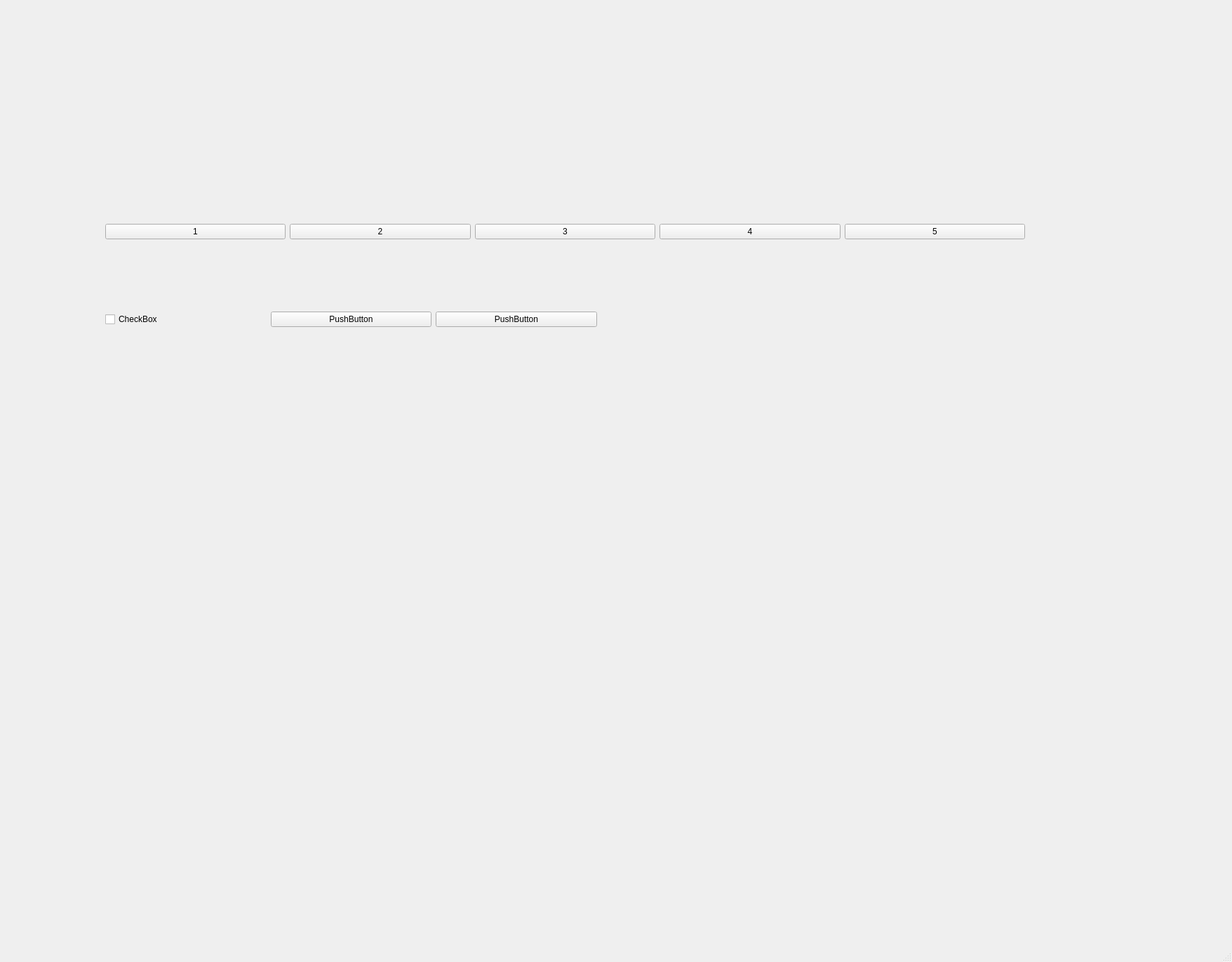
<?xml version="1.0" encoding="UTF-8"?>
<ui version="4.0">
 <class>MainWindow</class>
 <widget class="QMainWindow" name="MainWindow">
  <property name="geometry">
   <rect>
    <x>0</x>
    <y>0</y>
    <width>1756</width>
    <height>1371</height>
   </rect>
  </property>
  <property name="windowTitle">
   <string>MainWindow</string>
  </property>
  <widget class="QWidget" name="centralwidget">
   <widget class="QWidget" name="horizontalLayoutWidget">
    <property name="geometry">
     <rect>
      <x>150</x>
      <y>380</y>
      <width>701</width>
      <height>151</height>
     </rect>
    </property>
    <layout class="QHBoxLayout" name="horizontalLayout_2">
     <item>
      <widget class="QCheckBox" name="checkBox">
       <property name="text">
        <string>CheckBox</string>
       </property>
      </widget>
     </item>
     <item>
      <widget class="QPushButton" name="pushButton_6">
       <property name="text">
        <string>PushButton</string>
       </property>
      </widget>
     </item>
     <item>
      <widget class="QPushButton" name="pushButton_7">
       <property name="text">
        <string>PushButton</string>
       </property>
      </widget>
     </item>
    </layout>
   </widget>
   <widget class="QWidget" name="">
    <property name="geometry">
     <rect>
      <x>150</x>
      <y>280</y>
      <width>1311</width>
      <height>101</height>
     </rect>
    </property>
    <layout class="QHBoxLayout" name="horizontalLayout">
     <item>
      <widget class="QPushButton" name="pushButton">
       <property name="text">
        <string>1</string>
       </property>
      </widget>
     </item>
     <item>
      <widget class="QPushButton" name="pushButton_2">
       <property name="text">
        <string>2</string>
       </property>
      </widget>
     </item>
     <item>
      <widget class="QPushButton" name="pushButton_3">
       <property name="text">
        <string>3</string>
       </property>
      </widget>
     </item>
     <item>
      <widget class="QPushButton" name="pushButton_4">
       <property name="text">
        <string>4</string>
       </property>
      </widget>
     </item>
     <item>
      <widget class="QPushButton" name="pushButton_5">
       <property name="text">
        <string>5</string>
       </property>
      </widget>
     </item>
    </layout>
   </widget>
  </widget>
  <widget class="QMenuBar" name="menubar">
   <property name="geometry">
    <rect>
     <x>0</x>
     <y>0</y>
     <width>1756</width>
     <height>30</height>
    </rect>
   </property>
  </widget>
  <widget class="QStatusBar" name="statusbar"/>
 </widget>
 <resources/>
 <connections/>
</ui>
